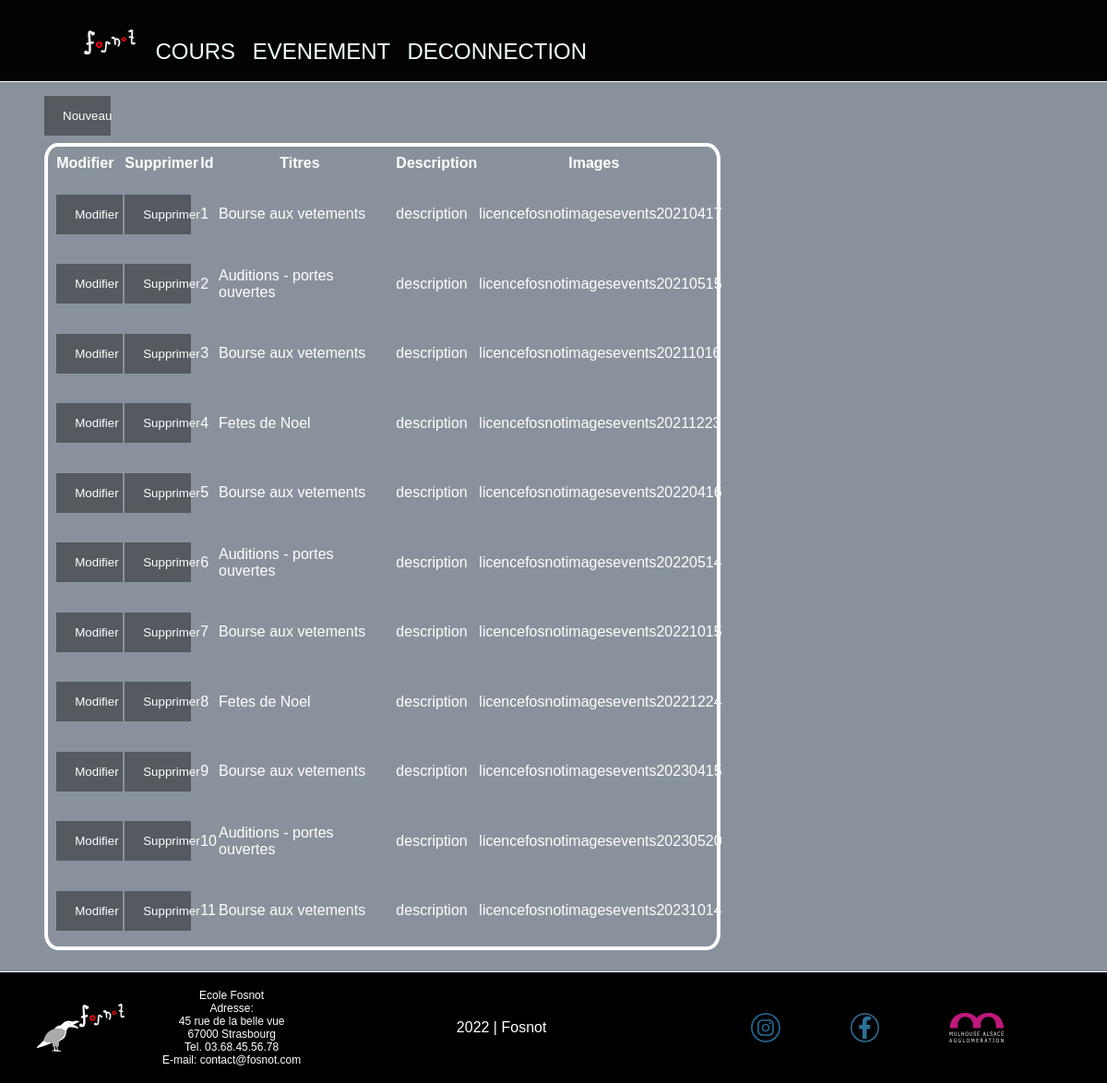
/index.php?page=evenement (signed in), run on the app's committed database.
### tables this page shows
CREATE TABLE IF NOT EXISTS `events` (
  `eve_id` int NOT NULL AUTO_INCREMENT,
  `eve_title` varchar(50) NOT NULL,
  `eve_date` DATE NOT NULL,
  `eve_type` varchar(50) NOT NULL,
  `eve_description` varchar(200) NOT NULL,
  `eve_directory`  varchar(100) NOT NULL,
  PRIMARY KEY (`eve_id`)
);

### pages/evenement.php (the view, shortened to what this page needs)
<!-- <?php require("/Users/DevInfo/OneDrive/LPDAOO/Code/fosnotBack/bdd/bdd.php");
        ?> -->
<div class="coursBack">
    <a href="index.php?page=addEvent"><button>Nouveau</button> </a>
    <table>
        <tr>
            <th>Modifier</th>
            <th>Supprimer</th>
            <th>Id</th>
            <th>Titres</th>
            <th>Description</th>
            <th>Images</th>
        </tr>
        <?php
        $req = $db->query('SELECT * from events;');
        $data = $req->fetchAll();
        foreach ($data as $events) {
            echo "<tr>
            <td><a href='index.php?page=eventsForm&id=" . $events['eve_id'] . "'><button>Modifier</button> </a></td>
            <td><a href='index.php?page=deleteEvent&id=" . $events['eve_id'] . "'><button>Supprimer</button> </a></td>
            <td>" . $events['eve_id'] . "</td>
            <td>" . $events['eve_title'] . "</td>
            <td>" . $events['eve_description'] . "</td>
            <td>" . $events['eve_directory'] . "</td>
            </tr>";
        }
        ?>
    </table>
</div>

### index.php (shortened to what this page needs)
<!DOCTYPE html>
<html lang="fr">
<head>
    <link rel="stylesheet" type="text/css" href="../fosnotFront/styles/style.css">
    <link rel="stylesheet" type="text/css" href="../fosnotFront/styles/styleLog.css">
    <link rel="stylesheet" type="text/css" href="./styleBack.css">
</head>
<body class="fontAcc">
    <header class="menu">
        <?php include('./fosnotBack/menu.php'); ?>
    </header>
    <main class="corps">
        <?php
        if (file_exists('pages/' . $_GET['page'] . '.php')) {
            include('pages/' . $_GET['page'] . '.php');
        }
        ?>
    </main>
    <footer class="foot">
        <?php include('./fosnotBack/footer.php'); ?>
    </footer>
</body>
</html>

### fosnotBack/menu.php
<ul class="menuNav">
    <li class="menuNav acceuil"><a class="" href="index.php?page=accueil"><img class="logo" src="../fosnotFront/image/logo_negatif.png"></a></li>
    <li><a class="pMenu" href="index.php?page=cours">COURS </a></li>
    <li><a class="pMenu" href="index.php?page=evenement">EVENEMENT </a></li>
    <li>
        <?php if (isset($_SESSION['nom'])) { ?>
            <a class="pMenu" href="index.php?page=accueil&action=deco">DECONNECTION</a>
        <?php } ?>
    </li>
</ul>

### fosnotBack/footer.php
<ul><img class="Flogo" src="../image/logo/footer_logo_negatif.png" alt="">
</ul>
<ul class="fText info">
    Ecole Fosnot</br>
    Adresse:</br>
    45 rue de la belle vue</br>
    67000 Strasbourg</br>
    Tel. 03.68.45.56.78</br>
    E-mail: contact@fosnot.com
</ul>
<ul class="fText"> 2022 | Fosnot
</ul>
<ul><img class="social" src="../fosnotFront/image/logo/insta.svg" alt="">
</ul>
<ul><img class="social" src="../fosnotFront/image/logo/FB.svg" alt="">
</ul>
<ul><img class="social" src="../fosnotFront/image/logo/M2A.svg" alt="">
</ul>
<ul><img class="social" src="../fosnotFront/image/logo/ConseilDeparHr.png" alt="">
</ul>

### odl/fosnotFront/styles/style.css (style rules this page uses)
.menuNav { list-style-type: none; }
li { display: inline; }
.menu { position: fixed; background-color: rgb(3, 3, 3); color: rgb(252, 250, 250); padding-top: 2vh; padding-left: 4vw; width: 100vw; height: 8vh; padding-bottom: 1vh; display: flex; border-bottom: 1px solid; }
.logo { width: 5vw; height: 4vh; padding-right: 2vh; }
.pMenu { padding-right: 1vw; text-decoration: none; color: azure; font-size: 3vh; }
.corps { padding-top: 12vh; margin-bottom: 18vh; margin-left: 4vw; margin-right: 4vw; }
.foot { font-family: 'Gill Sans', 'Gill Sans MT', Calibri, 'Trebuchet MS', sans-serif; display: flex; border-top: 1px solid; justify-content: space-around; padding-right: 4vw; align-items: center; background-size: cover ; background-color: black; text-decoration: none; position: fixed; height: 15vh; width: 100vw; bottom: 0; color: white; }
.fText.info { font-size: 1vw; }
.fText { display: flex; align-items: center; justify-content: flex-start; text-align: center; height: 2vh; width: 100%; }
.Flogo { width:8vw; display: flex; align-items: center; justify-content: center; }
.social { height:4vh; padding-right: 3vw; display: flex; align-items: center; justify-content: center; }
body { margin: 0; padding: 0; background-image: url("../image/fontAccueil.png") ; font-family:'Gill Sans', 'Gill Sans MT', Calibri, 'Trebuchet MS', sans-serif }

### odl/fosnotFront/styles/styleLog.css (style rules this page uses)
body { font-family: Arial, Helvetica, sans-serif; background-color: rgb(137, 146, 156); }
button { background-color: #545a5f; color: white; padding: 14px 20px; margin: 8px 0; border: none; cursor: pointer; width: 100%; }

### styleBack.css (style rules this page uses)
body { color: white; }
.coursBack { color: white; }
table { border: solid 4px white; margin-bottom: 5%; border-radius: 2%; }
th { border-radius: 2%; padding: 1%; }
td { border-radius: 2%; padding: 1%; }
button { width: 6vw; }

### data on the page
events: eve_id "1", eve_title "Bourse aux vetements", eve_description "description", eve_directory "licencefosnotimagesevents20210417"
events: eve_id "2", eve_title "Auditions - portes ouvertes", eve_description "description", eve_directory "licencefosnotimagesevents20210515"
events: eve_id "3", eve_title "Bourse aux vetements", eve_description "description", eve_directory "licencefosnotimagesevents20211016"
events: eve_id "4", eve_title "Fetes de Noel", eve_description "description", eve_directory "licencefosnotimagesevents20211223"
events: eve_id "5", eve_title "Bourse aux vetements", eve_description "description", eve_directory "licencefosnotimagesevents20220416"
events: eve_id "6", eve_title "Auditions - portes ouvertes", eve_description "description", eve_directory "licencefosnotimagesevents20220514"
events: eve_id "7", eve_title "Bourse aux vetements", eve_description "description", eve_directory "licencefosnotimagesevents20221015"
events: eve_id "8", eve_title "Fetes de Noel", eve_description "description", eve_directory "licencefosnotimagesevents20221224"
events: eve_id "9", eve_title "Bourse aux vetements", eve_description "description", eve_directory "licencefosnotimagesevents20230415"
events: eve_id "10", eve_title "Auditions - portes ouvertes", eve_description "description", eve_directory "licencefosnotimagesevents20230520"
events: eve_id "11", eve_title "Bourse aux vetements", eve_description "description", eve_directory "licencefosnotimagesevents20231014"
